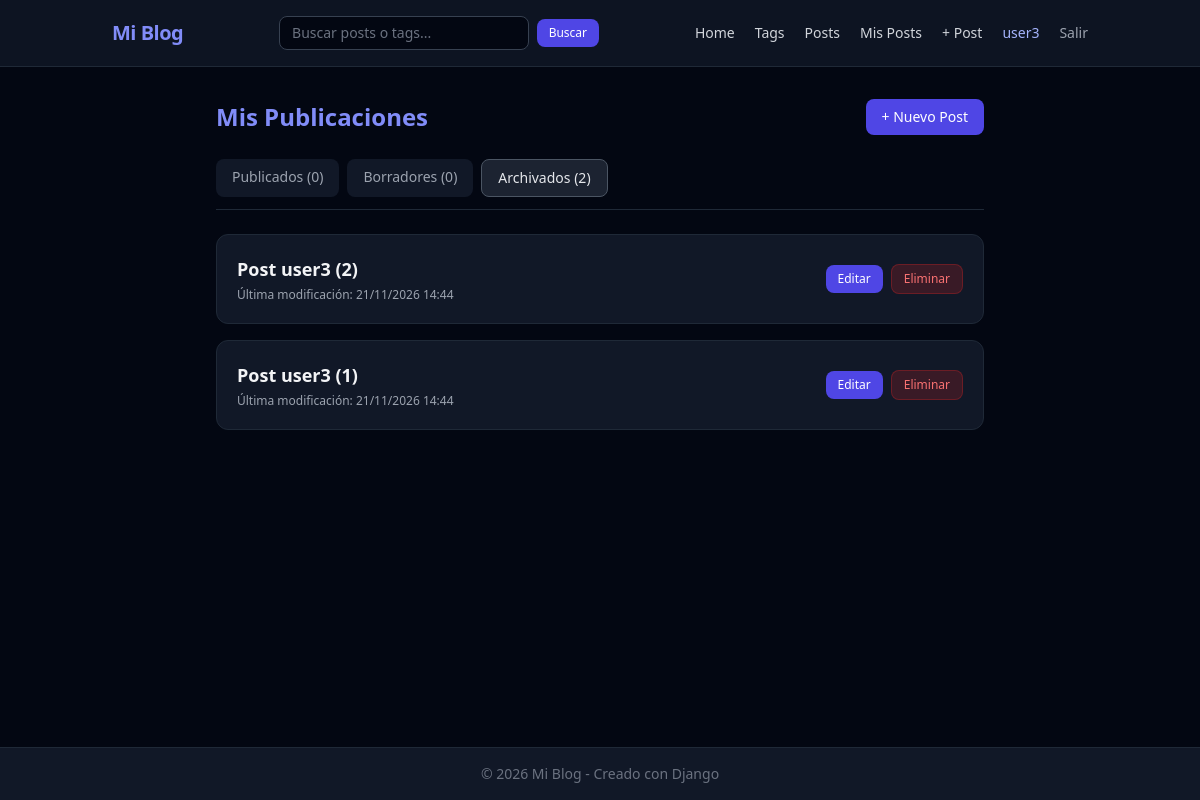
The app's page /posts/my_posts/?estado=archivado (signed in), older data.
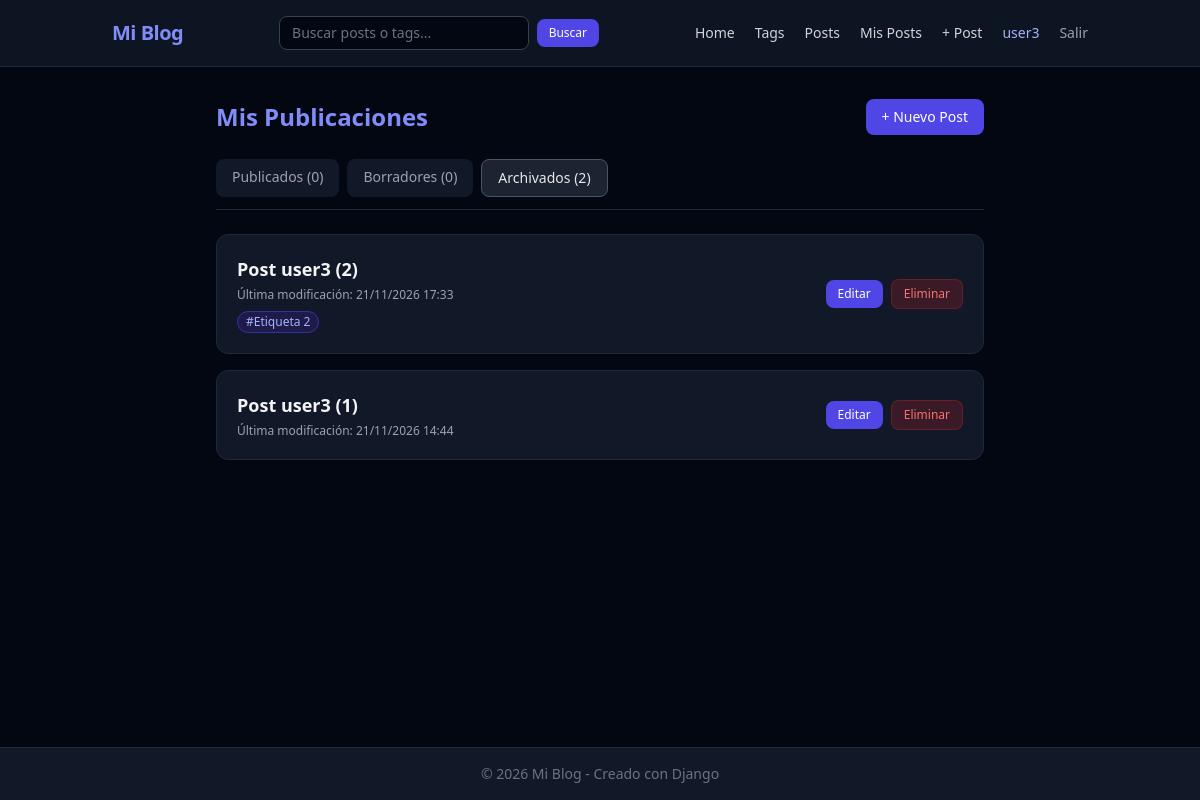
The same page, newer data.
### blogs_django/models.py (models this page shows, shortened)
class Post(models.Model):
	POST_TYPES = [
		("borrador", "Borrador"),
		("publicado", "Publicado"),
		("archivado", "Archivado"),
	]
	"""Representa un posteo o entrada dentro de la plataforma."""
	title = models.CharField(max_length=200)
	author = models.ForeignKey(User, on_delete=models.CASCADE, related_name='posts')
	content = models.TextField()
	image = models.FileField(upload_to='posts/', blank=True, null=True)
	likes = models.PositiveIntegerField(default=0)
	tags = models.ManyToManyField(Tag, related_name='posts', blank=True)
	created_at = models.DateTimeField(auto_now_add=True)
	modified_at = models.DateTimeField(auto_now=True)
	type = models.CharField(
		max_length=20,
		choices=POST_TYPES,
		default='borrador',
	)

class Tag(models.Model):
	name = models.CharField(max_length=50, unique=True)

### blogs_django/views.py (the view)
# urls.py: path('posts/my_posts/', views.my_posts, name='my_posts'),
@login_required
def my_posts(request):
    estado = request.GET.get('estado', 'borrador')
    estados_validos = {'borrador', 'archivado', 'publicado'}
    if estado not in estados_validos:
        estado = 'borrador'
    user_posts = Post.objects.filter(author=request.user)
    filtered_posts = user_posts.filter(type=estado).order_by('-modified_at')
    counts = {
        'borrador': user_posts.filter(type='borrador').count(),
        'archivado': user_posts.filter(type='archivado').count(),
        'publicado': user_posts.filter(type='publicado').count(),
    }
    return render(request, 'blogs_django/my_posts.html', {
        'posts': filtered_posts,
        'estado_actual': estado,
        'counts': counts,
    })

### blogs_django/templates/blogs_django/my_posts.html (shortened to what this page needs)
{% extends "blogs_django/base.html" %}
{% block content %}
<div class="max-w-3xl mx-auto">
    <div class="flex justify-between items-center mb-6">
        <h1 class="text-2xl font-bold text-indigo-400">Mis Publicaciones</h1>
        <a href="{% url 'blogs_django:create_post' %}" class="px-4 py-2 bg-indigo-600 hover:bg-indigo-500 text-white text-sm font-medium rounded-lg transition-colors">
            + Nuevo Post
        </a>
    </div>
    <div class="flex space-x-2 border-b border-gray-800 mb-6 pb-3">
        <a href="?estado=publicado"
           class="px-4 py-2 rounded-lg text-sm font-medium transition-colors {% if estado_actual == 'publicado' %}bg-indigo-600/20 text-indigo-300 border border-indigo-500/40{% else %}bg-gray-900 text-gray-400 hover:text-gray-200{% endif %}">
            Publicados ({{ counts.publicado }})
        </a>
        <a href="?estado=borrador"
           class="px-4 py-2 rounded-lg text-sm font-medium transition-colors {% if estado_actual == 'borrador' %}bg-amber-600/20 text-amber-300 border border-amber-500/40{% else %}bg-gray-900 text-gray-400 hover:text-gray-200{% endif %}">
            Borradores ({{ counts.borrador }})
        </a>
        <a href="?estado=archivado"
           class="px-4 py-2 rounded-lg text-sm font-medium transition-colors {% if estado_actual == 'archivado' %}bg-gray-700/50 text-gray-200 border border-gray-600{% else %}bg-gray-900 text-gray-400 hover:text-gray-200{% endif %}">
            Archivados ({{ counts.archivado }})
        </a>
    </div>
    <div class="space-y-4">
        {% for post in posts %}
            <article class="p-5 bg-gray-900 border border-gray-800 rounded-xl flex justify-between items-center gap-4">
                <div>
                    <a href="{% url 'blogs_django:post' post.id %}" class="text-lg font-bold text-gray-100 hover:text-indigo-400">
                        {{ post.title }}
                    </a>
                    <p class="text-xs text-gray-400 mt-1">
                        Última modificación: {{ post.modified_at|date:"d/m/Y H:i" }}
                    </p>
                    {% if post.tags.all %}
                        <div class="flex flex-wrap gap-1.5 mt-2">
                            {% for tag in post.tags.all %}
                                <span class="text-xs px-2 py-0.5 rounded-full bg-indigo-950 text-indigo-300 border border-indigo-800">
                                    #{{ tag.name }}
                                </span>
                            {% endfor %}
                        </div>
                    {% endif %}
                </div>
                <div class="flex items-center space-x-2 shrink-0">
                    <a href="{% url 'blogs_django:edit_post' post.id %}" class="px-3 py-1.5 bg-indigo-600 hover:bg-indigo-500 text-white text-xs font-medium rounded-lg transition-colors">
                        Editar
                    </a>
                    <form action="{% url 'blogs_django:delete_post' post.id %}" method="POST" onsubmit="return confirm('¿Eliminar este post permanentemente?');">
                        <button type="submit" class="px-3 py-1.5 bg-red-600/20 hover:bg-red-600 text-red-400 hover:text-white border border-red-600/30 text-xs font-medium rounded-lg transition-colors">
                            Eliminar
                        </button>
                    </form>
                </div>
            </article>
        {% empty %}
            <p class="text-gray-500">No tienes posts en estado "{{ estado_actual }}".</p>
        {% endfor %}
    </div>
</div>
{% endblock content %}

Row changes from the older to the newer data that the page shows:
changed Post "Post user3 (2)": gains Tag (name "Etiqueta 2"); modified_at "21/11/2026 14:44" → "21/11/2026 17:33"
